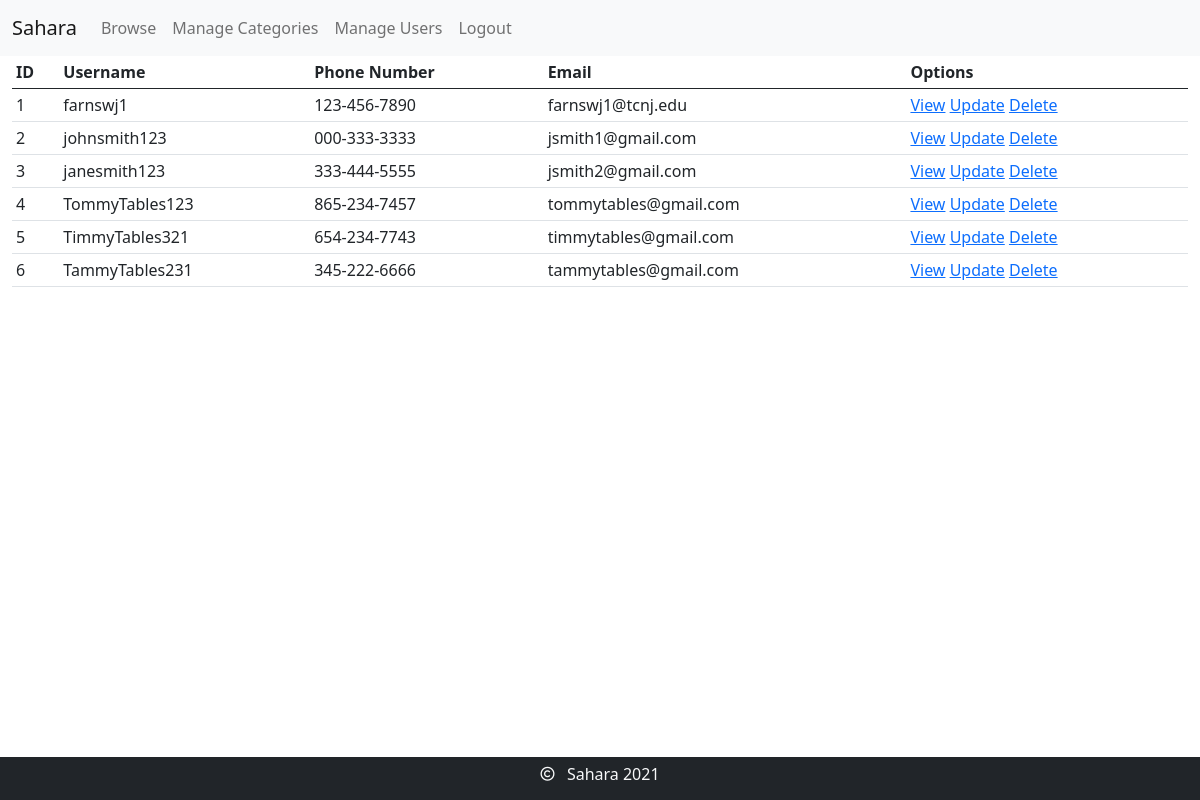
Screenshot of /users/ (signed in) with the database file from the repository.
### users/models.py (models this page shows, shortened)
class User(AbstractUser):
    phone_number = models.CharField(
        max_length=12,
        null=False,
        validators=[
            MinLengthValidator(12),
            MaxLengthValidator(12),
            RegexValidator("^\d{3}-\d{3}-\d{4}$"),
            ProhibitNullCharactersValidator()
        ]
    )
    street_address = models.CharField(
        max_length=40,
        null=False,
        validators=[
            MinLengthValidator(6),
            MaxLengthValidator(40),
            RegexValidator("^\d{1,5} [a-zA-Z0-9\. ]+$"),
            ProhibitNullCharactersValidator()
        ]
    )
    city = models.CharField(
        max_length=25,
        null=False,
        validators=[
            MinLengthValidator(2),
            MaxLengthValidator(25),
            RegexValidator("^[a-zA-Z\. -']+$"),
            ProhibitNullCharactersValidator()
        ]
    )
    state = models.CharField(
        max_length=2,
        null=True,
        choices=US_STATES,
        validators=[
            MinLengthValidator(2),
            MaxLengthValidator(2),
            RegexValidator("^[A-Z]{2}$"),
            ProhibitNullCharactersValidator()
        ]
    )
    zipcode = models.CharField(
        max_length=5,
        null=True,
        validators=[
            MinLengthValidator(5),
            MaxLengthValidator(5),
            RegexValidator("^\d{5}$"),
            ProhibitNullCharactersValidator()
        ]
    )

### users/views.py (the view)
# urls.py: path("", views.UserListView.as_view(), name="list"),
class UserListView(LoginRequiredMixin, UserPassesTestMixin, ListView):
    template_name = "users/list.html"
    model = User
    queryset = User.objects.filter(is_active=True)
    context_object_name = "users"
    def test_func(self):
        return self.request.user.is_superuser or self.request.user.is_staff

### users/templates/users/list.html
{% extends 'base/base.html' %}
{% block content %}
    <table class="table table-sm table-hover">
        <thead>
            <tr>
                <td><b>ID</b></td>
                <td><b>Username</b></td>
                <td><b>Phone Number</b></td>
                <td><b>Email</b></td>
                <td><b>Options</b></td>
            </tr>
        </thead>
        <tbody>
            {% for user_ in users %}
                <tr>
                    <td>{{ user_.id }}</td>
                    <td>{{ user_.username }}</td>
                    <td>{{ user_.phone_number }}</td>
                    <td>{{ user_.email }}</td>
                    <td>
                        <a href="{% url 'users:detail' user_.id %}">View</a>
                        {% if user.is_superuser %}
                            <a href="{% url 'users:update' user_.id %}">Update</a>
                            <a href="{% url 'users:delete' user_.id %}">Delete</a>
                        {% endif %}
                    </td>
                </tr>
            {% endfor %}
        </tbody>
    </table>
{% endblock content %}

### rows the page displays
User: id "1", username "farnswj1", phone_number "123-456-7890", email "farnswj1@tcnj.edu", is_superuser "Update"
User: id "2", username "johnsmith123", phone_number "000-333-3333", email "jsmith1@gmail.com"
User: id "3", username "janesmith123", phone_number "333-444-5555", email "jsmith2@gmail.com"
User: id "4", username "TommyTables123", phone_number "865-234-7457", email "tommytables@gmail.com"
User: id "5", username "TimmyTables321", phone_number "654-234-7743", email "timmytables@gmail.com"
User: id "6", username "TammyTables231", phone_number "345-222-6666", email "tammytables@gmail.com"
